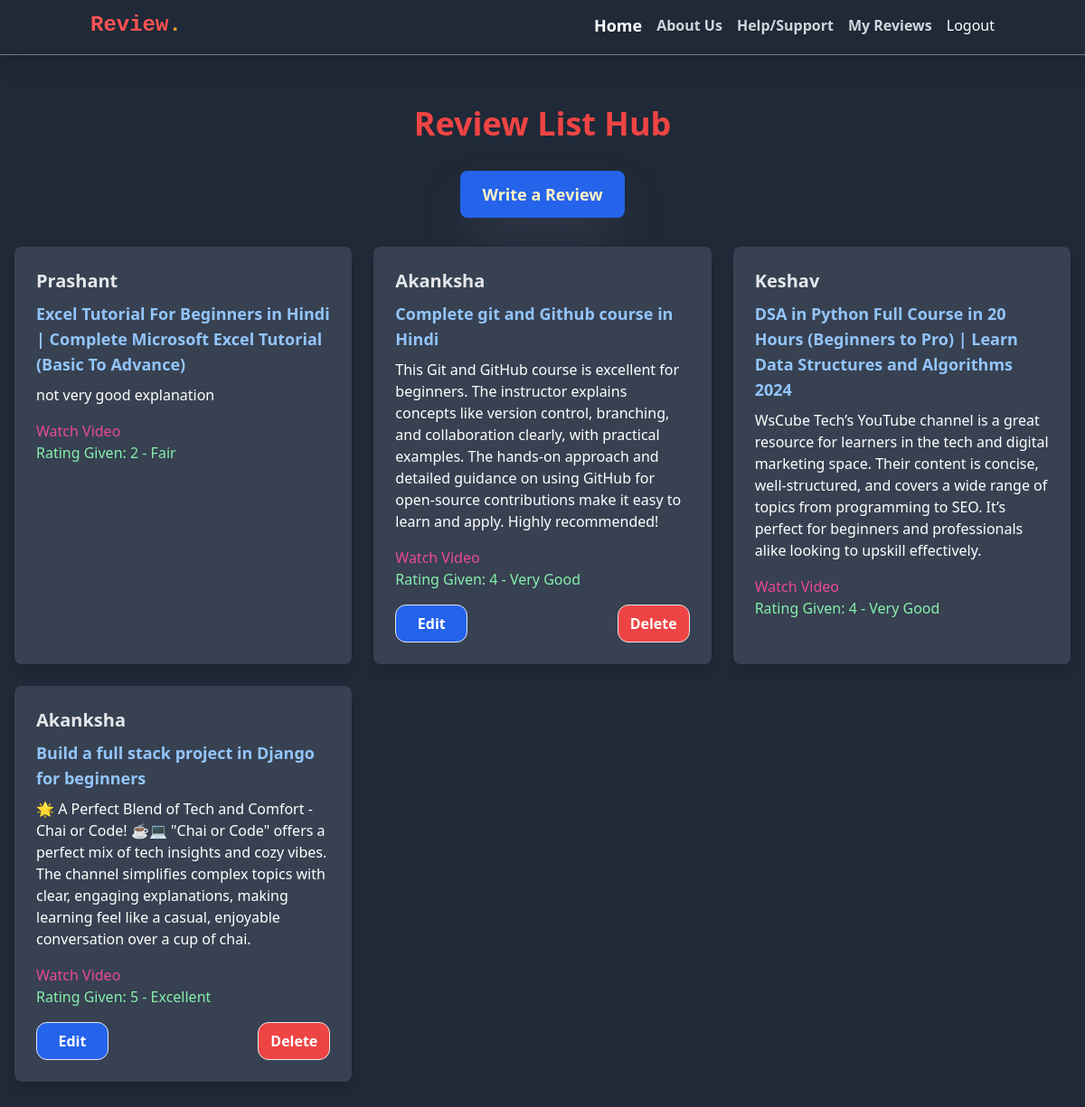
/review/ (signed in), run on an earlier commit of the app's database.
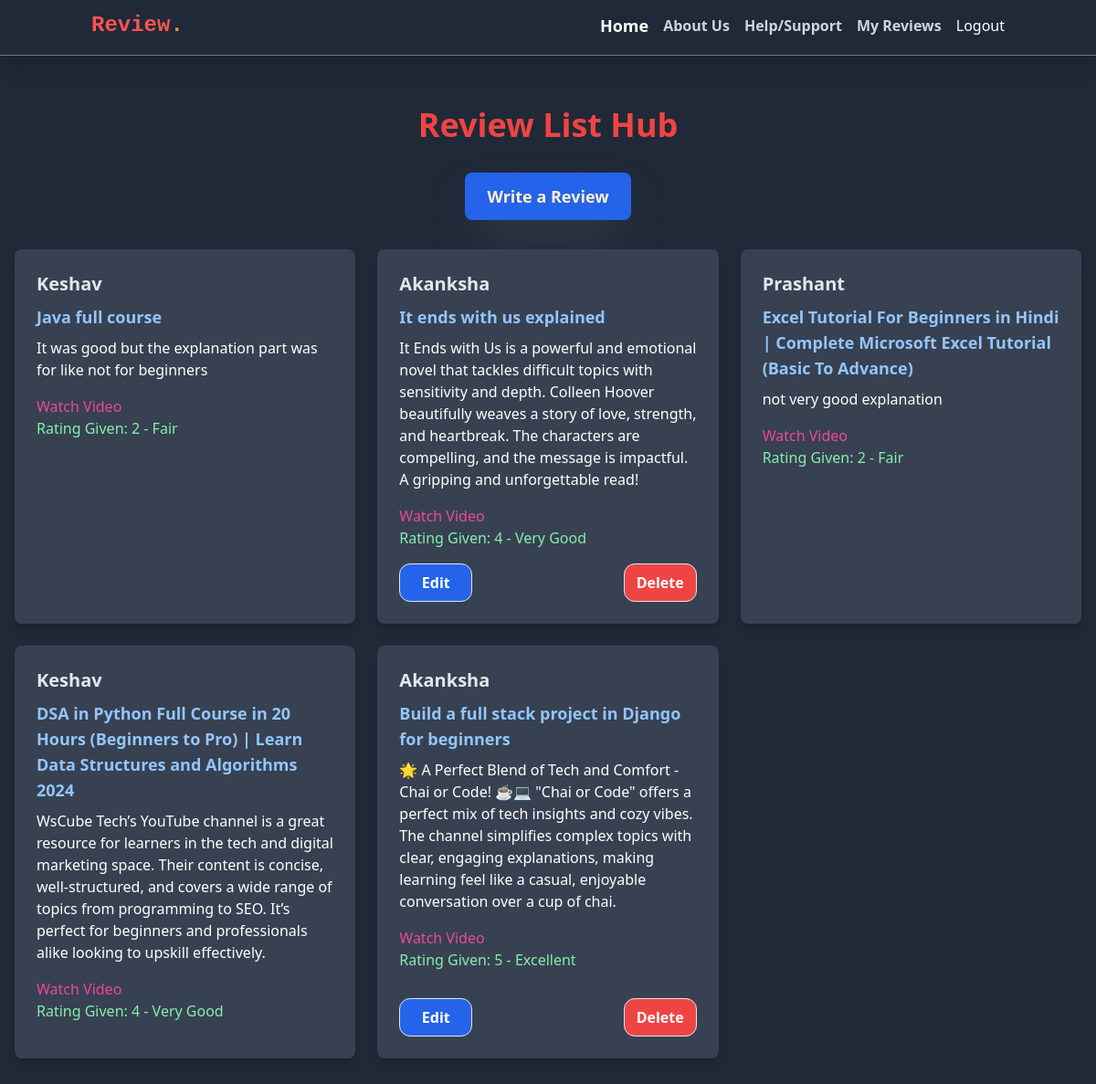
And on a later commit of the database.
### review/models.py (models this page shows, shortened)
class Review(models.Model):
    RATING_CHOICES = [
        (1, '1 - Poor'),
        (2, '2 - Fair'),
        (3, '3 - Good'),
        (4, '4 - Very Good'),
        (5, '5 - Excellent'),
    ]
    user = models.ForeignKey(User, on_delete=models.CASCADE)
    video_title = models.CharField(max_length=500, default='Unknown Title')
    video_url = models.URLField(max_length=2000,default='Unknown URL')
    text = models.TextField(max_length=2000)
    photo = models.ImageField(upload_to='photos/', blank=True,null=True)
    rating = models.PositiveSmallIntegerField(choices=RATING_CHOICES, default=3)
    created_at = models.DateTimeField(auto_now_add=True)
    updated_at = models.DateTimeField(auto_now=True)

### review/views.py (the view)
# urls.py: path('review/', views.review_list, name='review_list'),
def review_list(request):
    reviews = Review.objects.all().order_by('-created_at')
    return render(request, 'review_list.html', {'reviews' : reviews})

### review/templates/review_list.html (shortened to what this page needs)
{% extends "layout.html" %}
{% block content %}
<div class="py-10">
    <h1 class="text-4xl text-red-500 font-bold text-center mb-8">Review List Hub</h1>
    <a href="{% url 'review_create' %}" class="block text-amber-100 bg-blue-600 hover:bg-blue-700 px-6 py-3 rounded-lg text-lg font-semibold mb-8 mx-auto w-max text-center shadow-gray-700 shadow-2xl">Write a Review</a>
    <div class="grid grid-cols-1 md:grid-cols-2 lg:grid-cols-3 gap-6 mx-4">
        {% for review in reviews %}
        <div class="bg-gray-700 text-white rounded-lg shadow-lg transition-transform transform hover:scale-105 hover:bg-gray-600 p-6">
            <div class="flex flex-col justify-between h-full">
                <div>
                    <h5 class="text-gray-200 text-xl font-bold mb-2">{{ review.user.username|capfirst }}</h5>
                    <h6 class="text-lg font-semibold text-blue-300 mb-2">{{ review.video_title }}</h6>
                    <p class="text-white mb-4">{{ review.text }}</p>
                    <a href="{{ review.video_url }}" target="_blank" class="text-pink-500 ">
                        Watch Video
                    </a>
                    <p class="text-green-300 mb-4">Rating Given: {{ review.get_rating_display }}</p>
                </div>
                <div class="flex justify-between mt-auto">
                    {% if review.user == user%}
                    <a href="{% url 'review_edit' review.id %}" class="text-white border p-2 w-20 text-center rounded-xl bg-blue-600 hover:bg-blue-700 font-semibold">Edit</a>
                    <a href="{% url 'review_delete' review.id %}" class="text-white border p-2 w-20 text-center rounded-xl bg-red-500 hover:bg-red-600 font-semibold">Delete</a>
                    {% endif%}
                </div>
            </div>
        </div>
        {% endfor %}
    </div>
</div>
{% endblock %}

What changed in the data, as far as the page shows it:
removed Review: user.username "Akanksha", video_title "Complete git and Github course in Hindi", text "This Git and GitHub course is excellent for beginners. The instructor explains concepts like version control, branching, and collaboration clearly, with practical examples. The hands-on approach and detailed guidance on using GitHub for open-source contributions make it easy to learn and apply. Highly recommended!", rating "4 - Very Good", shows "Edit"
added Review: user.username "Keshav", video_title "Java full course", text "It was good but the explanation part was for like not for beginners", rating "2 - Fair"
added Review: user.username "Akanksha", video_title "It ends with us explained", text "It Ends with Us is a powerful and emotional novel that tackles difficult topics with sensitivity and depth. Colleen Hoover beautifully weaves a story of love, strength, and heartbreak. The characters are compelling, and the message is impactful. A gripping and unforgettable read!", rating "4 - Very Good", shows "Edit"
